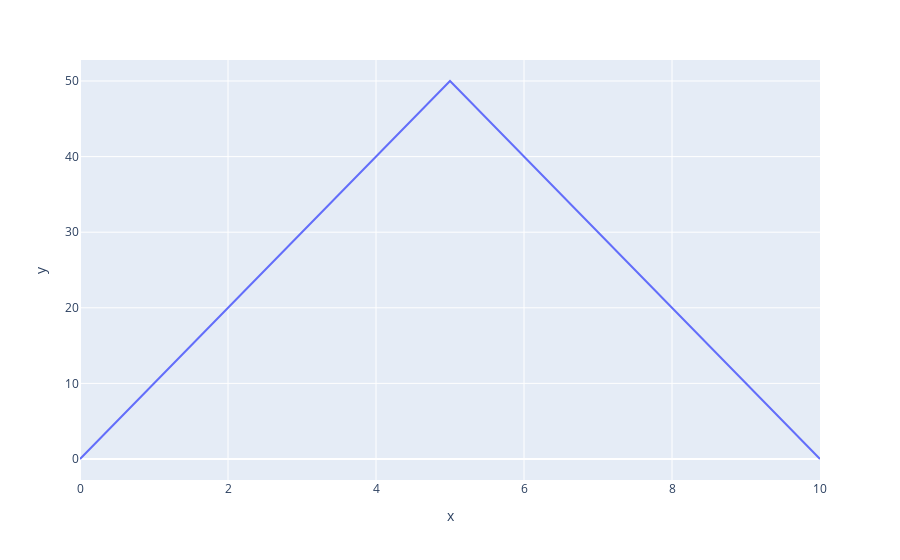

This figure's notebook cell:
### Code cell
px.line( x = x_any ,y = moment_list)

### Figure 1 — Plotly figure (JSON) as saved in the notebook; plotly's stock layout.template omitted (floating-point values rounded to 4 significant figures)
{"data": [{"hovertemplate": "x=%{x}<br>y=%{y}<extra></extra>", "legendgroup": "", "line": {"color": "#636efa", "dash": "solid"}, "marker": {"symbol": "circle"}, "mode": "lines", "name": "", "orientation": "v", "showlegend": false, "type": "scatter", "x": [0, 0.1, 0.2, 0.3, 0.4, 0.5, 0.6, 0.7, 0.8, 0.9, 1, 1.1, 1.2, 1.3, 1.4, 1.5, 1.6, 1.7, 1.8, 1.9, 2, 2.1, 2.2, 2.3, 2.4, 2.5, 2.6, 2.7, 2.8, 2.9, 3, 3.1, 3.2, 3.3, 3.4, 3.5, 3.6, 3.7, 3.8, 3.9, 4, 4.1, 4.2, 4.3, 4.4, 4.5, 4.6, 4.7, 4.8, 4.9, 5, 5.1, 5.2, 5.3, 5.4, 5.5, 5.6, 5.7, 5.8, 5.9, 6, 6.1, 6.2, 6.3, 6.4, 6.5, 6.6, 6.7, 6.8, 6.9, 7, 7.1, 7.2, 7.3, 7.4, 7.5, 7.6, 7.7, 7.8, 7.9, 8, 8.1, 8.2, 8.3, 8.4, 8.5, 8.6, 8.7, 8.8, 8.9, 9, 9.1, 9.2, 9.3, 9.4, 9.5, 9.6, 9.7, 9.8, 9.9, 10], "xaxis": "x", "y": [0, 1, 2, 3.0, 4, 5, 6.0, 7.0, 8, 9, 10, 11, 12.0, 13, 14.0, 15, 16, 17, 18, 19, 20, 21, 22, 23.0, 24.0, 25, 26, 27, 28.0, 29.0, 30, 31, 32, 33, 34, 35, 36, 37, 38, 39, 40, 41.0, 42, 43, 44, 45, 46.0, 47, 48.0, 49, 50, 49, 48, 47.0, 46.0, 45, 44, 43, 42.0, 41.0, 40, 39, 38, 37.0, 36.0, 35, 34.0, 33, 32.0, 31.0, 30, 29.0, 28, 27.0, 26.0, 25, 24.0, 23, 22.0, 21.0, 20, 19.0, 18.0, 17.0, 16, 15, 14, 13.0, 12.0, 11, 10, 9, 8.0, 7.0, 6, 5, 4.0, 3.0, 2.0, 1, 0], "yaxis": "y"}], "layout": {"autosize": true, "legend": {"tracegroupgap": 0}, "margin": {"t": 60}, "xaxis": {"anchor": "y", "autorange": true, "domain": [0, 1], "range": [0, 10], "title": {"text": "x"}, "type": "linear"}, "yaxis": {"anchor": "x", "autorange": true, "domain": [0, 1], "range": [-2.778, 52.78], "title": {"text": "y"}, "type": "linear"}}}
